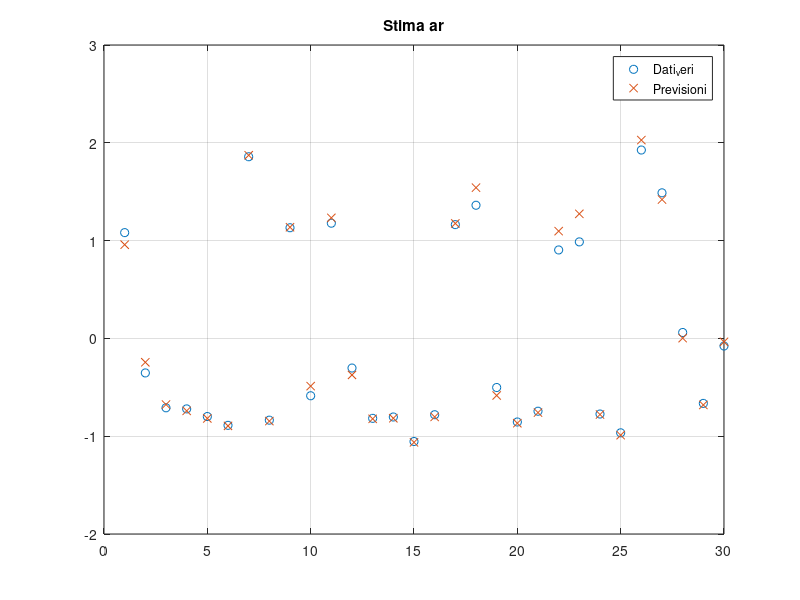
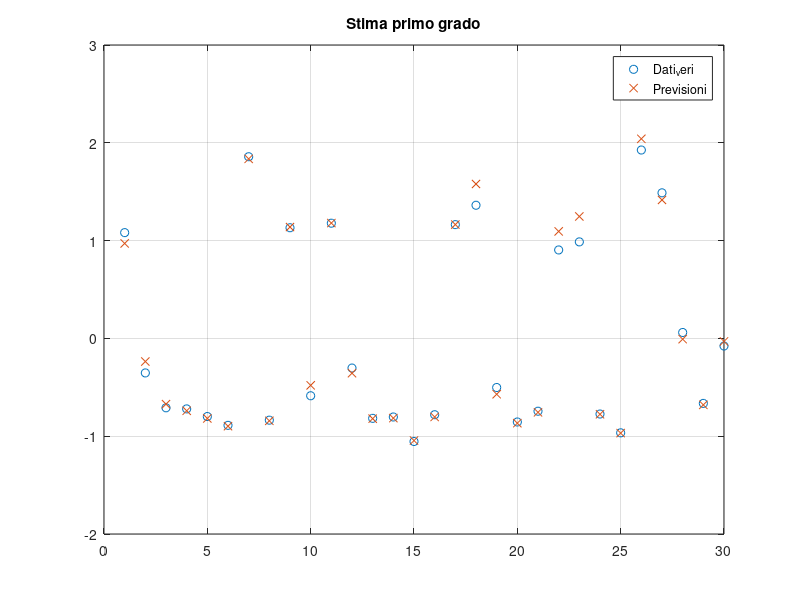
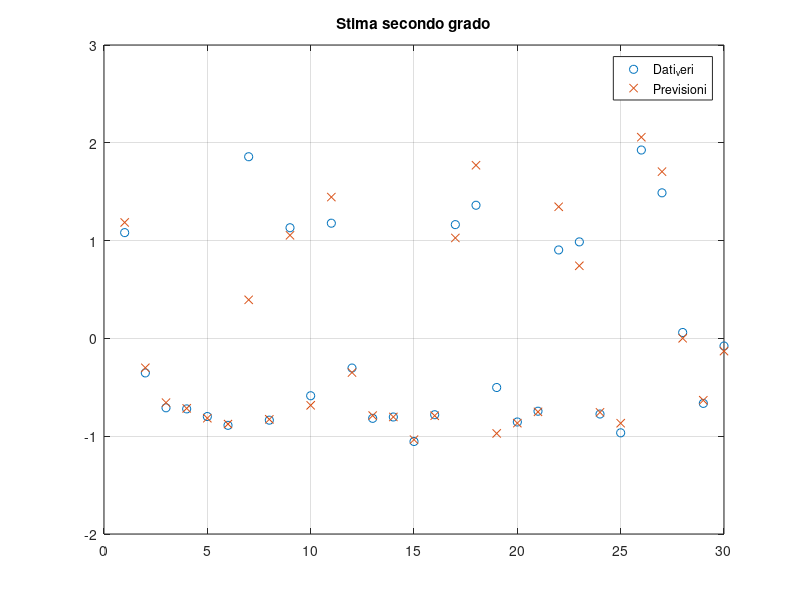
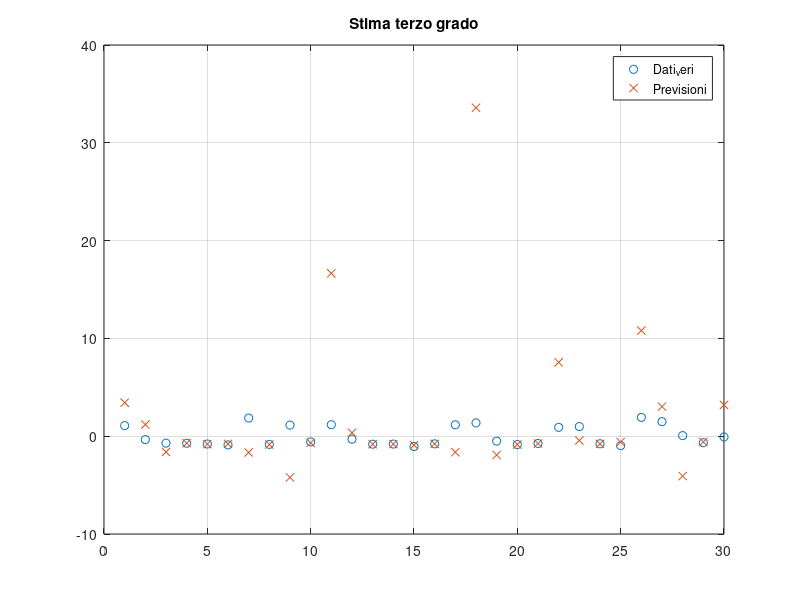

These charts were generated, in order, by the following MATLAB code:
clc 
clear
close all 

load outputIdentificazione.mat
load deviazione.mat
load media.mat
load inputIdentificazione.mat

load outputValidazione.mat
load inputValidazione.mat
%%
[row_identificazione, column_identificazione] = size(inputIdentificazione);
[row_validazione, column_validazione] = size(outputValidazione);

numeroSettimaneDellaPhi = row_identificazione;
numeroVariabili = 7; % ovvero 7 giorni

%% blocco da 1
gradoDesiderato = 2;
phi_blocchiDaUno_2grado = ones(numeroSettimaneDellaPhi, numeroVariabili * gradoDesiderato);
phi_linear = [ones(row_identificazione, 1), inputIdentificazione];

k = 1;
for i= 1 : gradoDesiderato % la i serve a fare le potenze
    for j= 1 : numeroVariabili % mi aiuta a tener conto delle posizioni
        vect = phi_linear(:, j+1); % il +1 esclude il primo vettore di soli uni
        phi_blocchiDaUno_2grado(:, k) = vect.^i;
        k = k + 1;
    end
end

%% blocco da 2 pari

phi_bloccoDaDuePrimo_2grado = ones(numeroSettimaneDellaPhi,1); % giusto per ricordarmi che sono tot settimane
vect = 0;
k = 1;
for i= 1 : numeroVariabili
    for j= i+1 : numeroVariabili
        for z= 2: gradoDesiderato 
            if(mod(z, 2) == 0)
                vect = (phi_linear(:, i+1).^(z/2)).* phi_linear(:, j+1).^(z/2); 
                phi_bloccoDaDuePrimo_2grado(:, k) = vect;
                k = k+1;
            end
        end
    end
end

%% blocco da 1 
gradoDesiderato = 3;

phi_blocchiDaUno_3grado = ones(numeroSettimaneDellaPhi, numeroVariabili * gradoDesiderato);

numeroVariabili = 7; % ovvero 7 variabili

k = 1;
for i= 1 : gradoDesiderato % la i serve a fare le potenze
    for j= 1 : numeroVariabili % mi aiuta a tener conto delle posizioni
        vect = phi_linear(:, j+1); % il +1 esclude il primo vettore di soli uni
        phi_blocchiDaUno_3grado(:, k) = vect.^i;
        k = k + 1;
    end
end

%% blocco da 2 pari

phi_bloccoDaDuePrimo_3grado = ones(numeroSettimaneDellaPhi,1); % giusto per ricordarmi che sono tot settimane
vect = 0;
k = 1;
for i= 1 : numeroVariabili
    for j= i+1 : numeroVariabili
        for z= 2: gradoDesiderato 
            if(mod(z, 2) == 0)
                vect = (phi_linear(:, i+1).^(z/2)).* phi_linear(:, j+1).^(z/2); 
                phi_bloccoDaDuePrimo_3grado(:, k) = vect;
                k = k+1;
            end
        end
    end
end

%% blocco da 2 dispari

phi_bloccoDaDueSecondo_3grado = ones(numeroSettimaneDellaPhi, 1);
c = 1;
for a= 1 : numeroVariabili
    for b= 1 : numeroVariabili
        if(a ~= b)
           for k= 1 : gradoDesiderato % da controllare con un if
                for j= k+1 : gradoDesiderato
                    %disp(j)
                    if(k+j <= gradoDesiderato)
                        vect = (phi_linear(:, a).^j).* phi_linear(:, b).^ k;
                        phi_bloccoDaDueSecondo_3grado(:, c) = vect;
                        c = c + 1;
                    end
                end
           end
        end
    end
end

phi_bloccoDaDue_3grado = [phi_bloccoDaDuePrimo_3grado, phi_bloccoDaDueSecondo_3grado];

%% blocco da 3

phi_bloccoDaTrePrimo_3grado = ones(numeroSettimaneDellaPhi,1); % giusto per ricordarmi che sono tot settimane
vect = 0;
k = 1;
for a= 1 : numeroVariabili
    for b= a+1 : numeroVariabili
        for c= b+1 : numeroVariabili
           
            for z= 3: gradoDesiderato 
                if(mod(z, 3) == 0)
                    vect = (phi_linear(:, a+1).^(z/3)).* (phi_linear(:, b+1).^(z/3)).* phi_linear(:, c+1).^(z/3); 
                    phi_bloccoDaTrePrimo_3grado(:, k) = vect;
                    k = k+1;
                end
            end
            
        end
    end
end

%% blocco da 1 validazione
gradoDesiderato = 2;
phi_blocchiDaUno_2grado_val = ones(row_validazione, numeroVariabili * gradoDesiderato);

numeroVariabili = 7; % ovvero 7 variabili
phi_linear = [ones(row_validazione, 1), inputValidazione];

k = 1;
for i= 1 : gradoDesiderato % la i serve a fare le potenze
    for j= 1 : numeroVariabili % mi aiuta a tener conto delle posizioni
        vect = phi_linear(:, j+1); % il +1 esclude il primo vettore di soli uni
        phi_blocchiDaUno_2grado_val(:, k) = vect.^i;
        k = k + 1;
    end
end

%% blocco da 2 pari validazione

phi_bloccoDaDuePrimo_2grado_val = ones(row_validazione,1); % giusto per ricordarmi che sono tot settimane
vect = 0;
k = 1;
for i= 1 : numeroVariabili
    for j= i+1 : numeroVariabili
        for z= 2: gradoDesiderato 
            if(mod(z, 2) == 0)
                vect = (phi_linear(:, i+1).^(z/2)).* phi_linear(:, j+1).^(z/2); 
                phi_bloccoDaDuePrimo_2grado_val(:, k) = vect;
                k = k+1;
            end
        end
    end
end

%% blocco da 1 validazione
gradoDesiderato = 3;

numeroVariabili = 7; % ovvero 7 variabili
phi_linear = [ones(row_validazione, 1), inputValidazione];
phi_blocchiDaUno_3grado_val = ones(row_validazione, numeroVariabili * gradoDesiderato);

k = 1;
for i= 1 : gradoDesiderato % la i serve a fare le potenze
    for j= 1 : numeroVariabili % mi aiuta a tener conto delle posizioni
        vect = phi_linear(:, j+1); % il +1 esclude il primo vettore di soli uni
        phi_blocchiDaUno_3grado_val(:, k) = vect.^i;
        k = k + 1;
    end
end

%% blocco da 2 pari validazione

phi_bloccoDaDuePrimo_3grado_val = ones(row_validazione,1); % giusto per ricordarmi che sono tot settimane
vect = 0;
k = 1;
for i= 1 : numeroVariabili
    for j= i+1 : numeroVariabili
        for z= 2: gradoDesiderato 
            if(mod(z, 2) == 0)
                vect = (phi_linear(:, i+1).^(z/2)).* phi_linear(:, j+1).^(z/2); 
                phi_bloccoDaDuePrimo_3grado_val(:, k) = vect;
                k = k+1;
            end
        end
    end
end

%% blocco da 2 dispari validazione

phi_bloccoDaDueSecondo_3grado_val = ones(row_validazione, 1);
c = 1;
contatore = 0;
for a= 1 : numeroVariabili
    for b= 1 : numeroVariabili
        if(a ~= b)
           for k= 1 : gradoDesiderato % da controllare con un if
                for j= k+1 : gradoDesiderato
                    %disp(j)
                    if(k+j <= gradoDesiderato)
                        vect = (phi_linear(:, a).^j).* phi_linear(:, b).^ k;
                        phi_bloccoDaDueSecondo_3grado_val(:, c) = vect;
                        c = c + 1;
                        contatore = contatore + 1;
                    end
                end
           end
        end
    end
end
disp(contatore)
phi_bloccoDaDue_3grado_val = [phi_bloccoDaDuePrimo_3grado_val, phi_bloccoDaDueSecondo_3grado_val];

%% blocco da 3 validazione

phi_bloccoDaTrePrimo_3grado_val = ones(row_validazione,1); % giusto per ricordarmi che sono tot settimane
vect = 0;
k = 1;
for a= 1 : numeroVariabili
    for b= a+1 : numeroVariabili
        for c= b+1 : numeroVariabili
           
            for z= 3: gradoDesiderato 
                if(mod(z, 3) == 0)
                    vect = (phi_linear(:, a+1).^(z/3)).* (phi_linear(:, b+1).^(z/3)).* phi_linear(:, c+1).^(z/3); 
                    phi_bloccoDaTrePrimo_3grado_val(:, k) = vect;
                    k = k+1;
                end
            end
            
        end
    end
end


%%

X_vect_val = 1:row_validazione;

phi_validazione_ar = inputValidazione;
phi_validazione_1 = [ones(row_validazione, 1), inputValidazione];
phi_validazione_2 = [ones(row_validazione, 1), phi_blocchiDaUno_2grado_val, phi_bloccoDaDuePrimo_2grado_val];
phi_validazione_3 = [ones(row_validazione, 1), phi_blocchiDaUno_3grado_val, phi_bloccoDaDue_3grado_val, phi_bloccoDaTrePrimo_3grado_val];

phi_linear_ar = inputIdentificazione;
phi_linear_1 = [ones(row_identificazione, 1), inputIdentificazione];
phi_linear_2 = [ones(row_identificazione, 1), phi_blocchiDaUno_2grado, phi_bloccoDaDuePrimo_2grado];
phi_linear_3 = [ones(row_identificazione, 1), phi_blocchiDaUno_3grado, phi_bloccoDaDue_3grado, phi_bloccoDaTrePrimo_3grado];

[theta_ar, std_ar] = lscov(phi_linear_ar, outputIdentificazione);
[theta_1, std_1] = lscov(phi_linear_1, outputIdentificazione);
[theta_2, std_2] = lscov(phi_linear_2, outputIdentificazione);
[theta_3, std_3] = lscov(phi_linear_3, outputIdentificazione);

model_gasST_group = [theta_1, std_1];

ordinataStimata_ar = phi_validazione_ar * theta_ar;
ordinataStimata_1 = phi_validazione_1 * theta_1;
ordinataStimata_2 = phi_validazione_2 * theta_2;
ordinataStimata_3 = phi_validazione_3 * theta_3;

figure(1)
xlabel('Numero settimana')
ylabel('Valore gas')
plot(X_vect_val, outputValidazione, 'o');
hold on
grid on
plot(X_vect_val, ordinataStimata_ar, 'x');
legend('Dati_veri', 'Previsioni')
title('Stima ar')

figure(2)
xlabel('Numero settimana')
ylabel('Valore gas')
plot(X_vect_val, outputValidazione, 'o');
hold on
grid on
plot(X_vect_val, ordinataStimata_1, 'x');
legend('Dati_veri', 'Previsioni')
title('Stima primo grado')

figure(3)
xlabel('Numero settimana')
ylabel('Valore gas')
plot(X_vect_val, outputValidazione, 'o');
hold on
grid on
plot(X_vect_val, ordinataStimata_2, 'x');
legend('Dati_veri', 'Previsioni')
title('Stima secondo grado')

figure(4)
xlabel('Numero settimana')
ylabel('Valore gas')
plot(X_vect_val, outputValidazione, 'o');
hold on
grid on
plot(X_vect_val, ordinataStimata_3, 'x');
legend('Dati_veri', 'Previsioni')
title('Stima terzo grado')

%% calcolo dei vari SSR ed MSE in identificazione
ordinataIdentificazione_ar = phi_linear_ar * theta_ar;
ordinataIdentificazione_1 = phi_linear_1 * theta_1;
ordinataIdentificazione_2 = phi_linear_2 * theta_2;
ordinataIdentificazione_3 = phi_linear_3 * theta_3;

residui_ar_identificazione = outputIdentificazione  - ordinataIdentificazione_ar; 
residui_1_identificazione = outputIdentificazione  - ordinataIdentificazione_1;
residui_2_identificazione = outputIdentificazione  - ordinataIdentificazione_2;
residui_3_identificazione = outputIdentificazione  - ordinataIdentificazione_3;

SSR_ar_identificazione = sum(residui_ar_identificazione.^2);
SSR_1_identificazione = sum(residui_1_identificazione.^2);
SSR_2_identificazione = sum(residui_2_identificazione.^2);
SSR_3_identificazione = sum(residui_3_identificazione.^2);

%% calcolo dei vari SSR ed MSE in validazione

residui_ar = outputValidazione - ordinataStimata_ar;
residui_quadrato_ar = residui_ar.^2;
SSR_ar = sum(residui_quadrato_ar);

residui_1 = outputValidazione - ordinataStimata_1;
residui_quadrato_1 = residui_1.^2;
SSR_1 = sum(residui_quadrato_1);
 
residui_2 = outputValidazione - ordinataStimata_2;
residui_quadrato_2 = residui_2.^2;
SSR_2 = sum(residui_quadrato_2);

residui_3 = outputValidazione - ordinataStimata_3;
residui_quadrato_3 = residui_3.^2;
SSR_3 = sum(residui_quadrato_3);

residui_ar_max = max(abs(residui_ar));
residui_1_max = max(abs(residui_1));
residui_2_max = max(abs(residui_2));
residui_3_max = max(abs(residui_3));

diff = outputValidazione - ordinataStimata_ar;
MSE_ar = mean(diff.^2);
diff = outputValidazione - ordinataStimata_1;
MSE_1 = mean(diff.^2);
diff = outputValidazione - ordinataStimata_2;
MSE_2 = mean(diff.^2);
diff = outputValidazione - ordinataStimata_3;
MSE_3 = mean(diff.^2);

%% intervalli di confidenza

[row_theta, column_theta] = size(theta_1);
n_meno_q = row_identificazione - row_theta;

t_critic = tinv(0.95, n_meno_q);

confInt = [(theta_1 - t_critic * std_1), (theta_1 + t_critic * std_1)];







